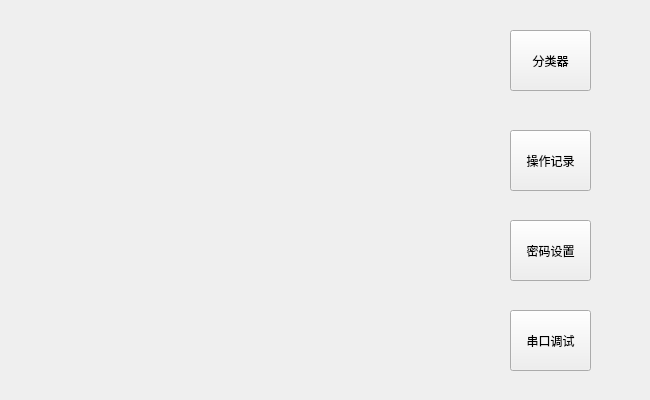
<?xml version="1.0" encoding="UTF-8"?>
<ui version="4.0">
 <class>Set</class>
 <widget class="QWidget" name="Set">
  <property name="geometry">
   <rect>
    <x>0</x>
    <y>0</y>
    <width>650</width>
    <height>400</height>
   </rect>
  </property>
  <property name="windowTitle">
   <string>Form</string>
  </property>
  <widget class="QPushButton" name="pushButton">
   <property name="geometry">
    <rect>
     <x>510</x>
     <y>30</y>
     <width>81</width>
     <height>61</height>
    </rect>
   </property>
   <property name="text">
    <string>分类器</string>
   </property>
  </widget>
  <widget class="QPushButton" name="pushButton_2">
   <property name="geometry">
    <rect>
     <x>510</x>
     <y>130</y>
     <width>81</width>
     <height>61</height>
    </rect>
   </property>
   <property name="text">
    <string>操作记录</string>
   </property>
  </widget>
  <widget class="QPushButton" name="pushButton_3">
   <property name="geometry">
    <rect>
     <x>510</x>
     <y>220</y>
     <width>81</width>
     <height>61</height>
    </rect>
   </property>
   <property name="text">
    <string>密码设置</string>
   </property>
  </widget>
  <widget class="QPushButton" name="pushButton_4">
   <property name="geometry">
    <rect>
     <x>510</x>
     <y>310</y>
     <width>81</width>
     <height>61</height>
    </rect>
   </property>
   <property name="text">
    <string>串口调试</string>
   </property>
  </widget>
  <widget class="QStackedWidget" name="stackedWidget">
   <property name="geometry">
    <rect>
     <x>20</x>
     <y>30</y>
     <width>461</width>
     <height>331</height>
    </rect>
   </property>
   <property name="currentIndex">
    <number>0</number>
   </property>
   <widget class="QWidget" name="page"/>
   <widget class="QWidget" name="page_3"/>
   <widget class="QWidget" name="page_4"/>
   <widget class="QWidget" name="page_2"/>
  </widget>
 </widget>
 <resources/>
 <connections/>
</ui>
